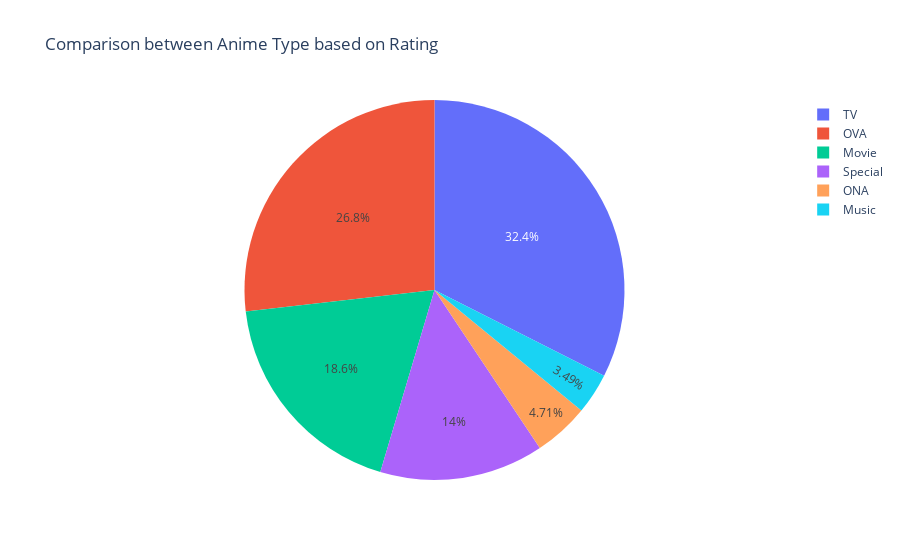

Notebook code cell kept with this figure:
### Code cell
px.pie(data_import, values = "rating", names = "type", title = "Comparison between Anime Type based on Rating")

### Figure 1 — Plotly figure (JSON) as saved in the notebook; plotly's stock layout.template omitted (floating-point values rounded to 4 significant figures; data arrays with more than 128 entries replaced by an {"elided": "..."} marker saying what was removed)
{"data": [{"domain": {"x": [0, 1], "y": [0, 1]}, "hovertemplate": "type=%{label}<br>rating=%{value}<extra></extra>", "labels": {"elided": "12294 mixed values"}, "legendgroup": "", "name": "", "showlegend": true, "type": "pie", "values": {"elided": "12294 float values"}}], "layout": {"legend": {"tracegroupgap": 0}, "title": {"text": "Comparison between Anime Type based on Rating"}}}
